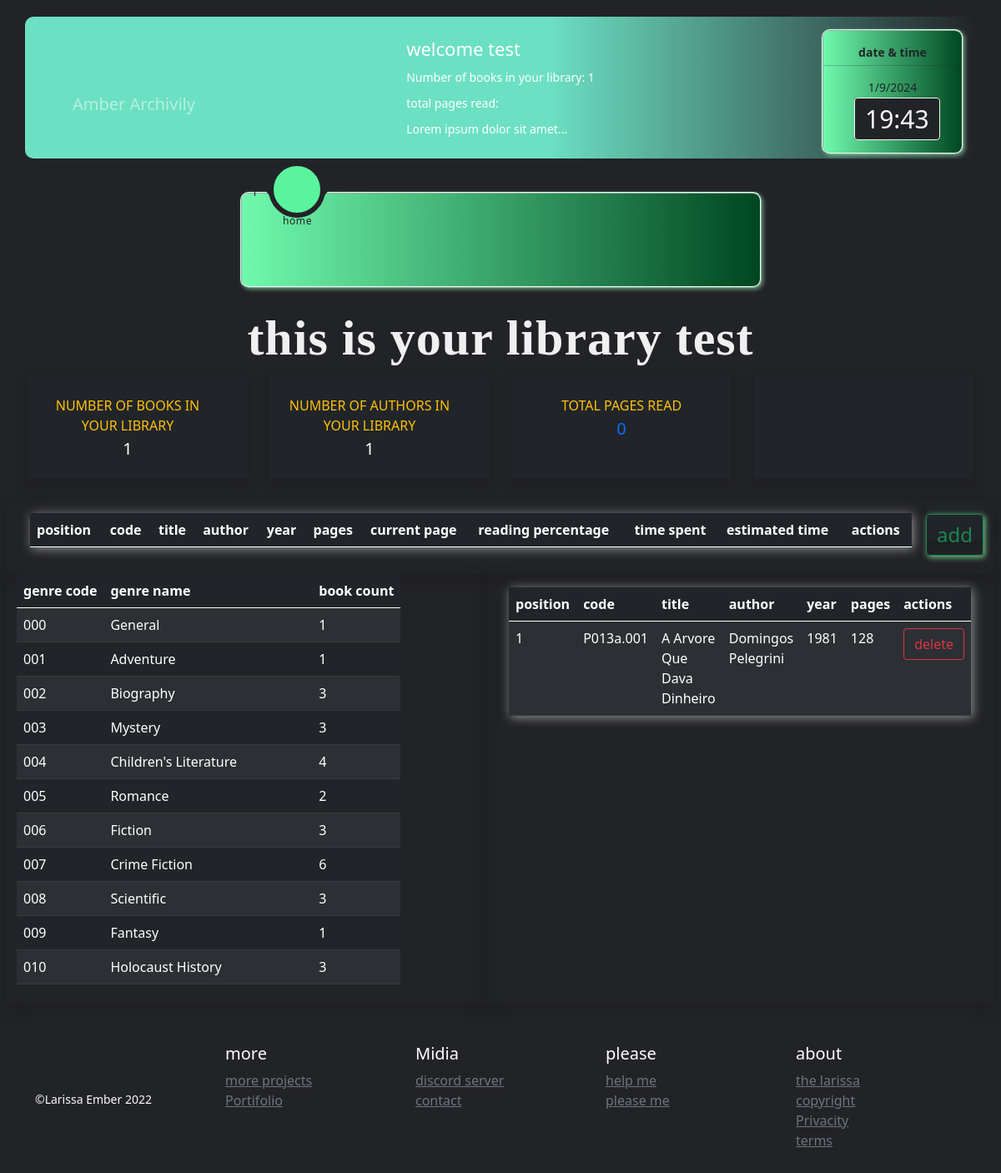
Screenshot of /about_your_library (signed in) with the database file from the repository.
### app/__init__.py (models this page shows, shortened)
class User(db.Model):
    __tablename__ = 'users'
    id = db.Column(db.Integer, primary_key=True)
    username = db.Column(db.String(), unique=True, nullable=False)
    password_hash = db.Column(db.String(), nullable=False)
    name = db.Column(db.String(), nullable=False)
    books = db.relationship('Book', backref='user', lazy=True)
    user_readings = db.relationship('UserReadings', backref='user', lazy=True)  # Adicione este atributo de relacionamento
    @property
    def is_authenticated(self):
        return True

class Book(db.Model):
    __tablename__ = 'books'
    id = db.Column(db.Integer, primary_key=True)
    code = db.Column(db.String(8), unique=True, nullable=False)
    title = db.Column(db.String(200), nullable=False)
    author = db.Column(db.String(100), nullable=False)
    publisher = db.Column(db.String(100), nullable=False)
    year = db.Column(db.Integer, nullable=False)
    pages = db.Column(db.Integer, nullable=False)
    status = db.Column(db.String(50), nullable=False)  # 'available', 'borrowed', or 'ex-libris'
    format = db.Column(db.String(50), nullable=False)  # 'physical', 'e-book', or 'pdf'
    read = db.Column(db.String(10), nullable=False)
    genre = db.Column(db.String(50), nullable=False)
    completion_date = db.Column(db.String(11), nullable=True)
    user_id = db.Column(db.Integer, db.ForeignKey('users.id'), nullable=False)
    user_readings = db.relationship('UserReadings', backref='book', lazy=True)  # Adicione este atributo de relacionamento
    loan_id = db.Column(db.Integer, db.ForeignKey('loans.id'), nullable=True)  # Chave estrangeira para a tabela Loan

### app/controllers/defaut.py (the view)
@app.route('/about_your_library')
def about_your_library():
    user_readings = current_user.user_readings
    user = get_logged_in_user()
    if not user:
        return redirect('/login')
    if db.session.query(func.sum(Book.pages)).filter(Book.read == 'read').scalar() != None:
        total_pages_completed = db.session.query(
            func.sum(Book.pages)).filter(Book.read == 'read').scalar()
    else:
        total_pages_completed = 0
    if db.session.query(func.sum(UserReadings.current_page)).filter(UserReadings.user_id == current_user.id).scalar() != None:
        total_pages_in_progress = db.session.query(func.sum(UserReadings.current_page)).filter(
            UserReadings.user_id == current_user.id).scalar()
    else:
        total_pages_in_progress = 0
    sum_pages = total_pages_in_progress + total_pages_completed
    genre_counts = db.session.query(
        Book.genre, func.count(Book.id)).group_by(Book.genre).all()
    borrowed_books = Book.query.filter_by(status='borrowed').all()
    return render_template('about_your_library.html', book_genres=book_genres, user_readings=user_readings, sum_pages=sum_pages, genre_counts=genre_counts, borrowed_books=borrowed_books)

### app/templates/about_your_library.html (shortened to what this page needs)
{% extends 'base.html' %}
{% block content %}
<div class="container-fluid">
    <div class="text-white text-center">
        <h1>this is your library {{ current_user.username }}</h1>
        <div class="row">
            <div class="col-xl-3 col-md-6 mb-4">
                <a href="/your_collection" style="text-decoration: none;" class="list">
                    <div class="card bg-dark border-left-warning shadow h-100 py-2 text-white">
                        <div class="card-body">
                            <div class="row no-gutters align-items-center">
                                <div class="col mr-2">
                                    <div class="text-xs font-weight-bold text-warning text-uppercase mb-1">
                                        number of books in your library</div>
                                    <div class="h5 mb-0 font-weight-bold ">{{ current_user.books|length }}</div>
                                </div>
                            </div>
                        </div>
                    </div>
                </a>
            </div>
            <div class="col-xl-3 col-md-6 mb-4">
                <a href="#" style="text-decoration: none;" class="authour">
                    <div class="card bg-dark border-left-warning shadow h-100 py-2 text-white">
                        <div class="card-body">
                            <div class="row no-gutters align-items-center">
                                <div class="col mr-2">
                                    <div class="text-xs font-weight-bold text-warning text-uppercase mb-1">
                                        Number of authors in your library
                                    </div>
                                    <div class="h5 mb-0 font-weight-bold">{{
                                        current_user.books|map(attribute='author')|unique|list|length }}</div>
                                </div>
                            </div>
                        </div>
                    </div>
                </a>
            </div>
            <div class="col-xl-3 col-md-6 mb-4">
                <a href="/your_collection" style="text-decoration: none;" class="active">
                    <div class="card bg-dark border-left-warning shadow h-100 py-2">
                        <div class="card-body">
                            <div class="row no-gutters align-items-center">
                                <div class="col mr-2">
                                    <div class="text-xs font-weight-bold text-warning text-uppercase mb-1">Total Pages
                                        Read</div>
                                    <div class="h5 mb-0 font-weight-bold text-gray-800">{{ sum_pages or 0 }}
                                    </div>
                                </div>
                            </div>
                        </div>
                    </div>
                </a>
            </div>
            <div class="col-xl-3 col-md-6 mb-4">
                <a href="/your_collection" style="text-decoration: none;" class="active">
                    <div class="card bg-dark border-left-warning shadow h-100 py-2">
                    </div>
                </a>
            </div>
        </div>
    </div>
</div>
<div class="row">
    <div class="col shadow d-flex justify-content-center">
        <div id="book-genres-table" style="width: auto;" class="card-body table-responsive">
            <table class="table table-striped table-hover table-dark">
                <thead>
                    <tr>
                        <th>position</th>
                        <th>code</th>
                        <th>title</th>
                        <th>author</th>
                        <th>year</th>
                        <th>pages</th>
                        <th>current page</th>
                        <th>reading percentage</th>
                        <th>time spent</th>
                        <th>estimated time</th>
                        <th>actions</th>
                    </tr>
                </thead>
            </table>
        </div>
        <div class=" mb-4" style="max-width: 100px; max-height: 50px;">
            <div class="card bg-dark border-left-warning shadow h-100 py-3">
                <a href="/search" class="btn btn-outline-success"
                    style="font-size: 24px; box-shadow: 2px 2px 7px rgb(119, 200, 139);">add</a>
            </div>
        </div>
    </div>
    <div class="col shadow d-flex">
        <div id="book-genres-table" style="width: auto; max-height: 500px; margin-bottom: 15px;"
            class="table-responsive overflow-auto">
            <table class="table table-striped table-hover table-dark">
                <thead>
                    <tr>
                        <th>genre code</th>
                        <th>genre name</th>
                        <th>book count</th>
                    </tr>
                </thead>
                <tbody>
                    {% for code, name in book_genres.items() %}
                    <tr>
                        <td>{{ code }}</td>
                        <td>{{ name }}</td>
                        {% if loop.index0 < genre_counts|length %} <td>{{ genre_counts[loop.index0][1] }}</td>
                            {% else %}
                            <td>0</td>
                            {% endif %}
                    </tr>
                    {% endfor %}
                </tbody>
            </table>
        </div>
    </div>
    <div class="col shadow d-flex justify-content-center">
        <div id="book-genres-table" style="width: auto;" class="card-body table-responsive">
            <table class="table table-striped table-hover table-dark">
                <thead>
                    <tr>
                        <th>position</th>
                        <th>code</th>
                        <th>title</th>
                        <th>author</th>
                        <th>year</th>
                        <th>pages</th>
                        <th>actions</th>
                    </tr>
                </thead>
                <tbody>
                    {% for borrowed in borrowed_books %}
                    <tr>
                        <td>{{ loop.index }}</td>
                        <td>{{ borrowed.code }}</td>
                        <td>{{ borrowed.title }}</td>
                        <td>{{ borrowed.author }}</td>
                        <td>{{ borrowed.year }}</td>
                        <td>{{ borrowed.pages }}</td>
                        <td>
                            <button class="btn btn-outline-danger"
                                onclick="changeStatus({{ borrowed.id }})">delete</button>
                        </td>
                    </tr>
                    {% endfor %}
                </tbody>
            </table>
        </div>
    </div>
</div>
{% endblock %}

### app/templates/base.html (shortened to what this page needs)
<!DOCTYPE html>
<html lang="en">
<head>
  <link rel="stylesheet" href="../static/css/fonts.css" type="text/css">
  <link rel="stylesheet" href="https://cdn.jsdelivr.net/npm/bootstrap@5.0.1/dist/css/bootstrap.min.css">
  <link rel="stylesheet" href="{{ url_for('static', filename='css/style.css') }}">
</head>
<body>
  <div class="d-none d-md-block d-lg-block d-xl-block">
    <header>
      {% if current_user.is_authenticated %}
      <div id="hide" class="container bg-dark text-white">
        <a class="navbar-brand text-white-50" href="/home">Amber Archivily</a>
        <div class="navbar-text">
          {% if current_user.is_authenticated %}
          <h2>welcome {{ current_user.username }}</h2>
          <p>Number of books in your library: {{ current_user.books|length }}</p>
          <p>total pages read: </p>
          <p>Lorem ipsum dolor sit amet...</p>
          {% endif %}
          <div class="datetime">
            <p class="text-dark fw-bold">date & time</p>
            <hr class="bg-dark">
            <p class="text-dark"><span id="date"></span>
            </p>
            <div>
              <time></time>
            </div>
          </div>
        </div>
      </div> {% endif %}
      <div class="d-none d-md-block d-lg-block d-xl-block">
        <nav class="">
          <div class="navigation">
            <ul>
              <li class="list active">
                <a href="/home">
                  <span class="text">home</span>
                </a>
              </li>
              <li class="list">
              </li>
              <li class="list">
              </li>
              <li class="list">
              </li>
              <li class="list">
              </li>
              <li class="list">
              </li>
              <li class="list">
              </li>
              {% if current_user.is_authenticated %}
              <li class="list">
              </li>
              {% endif %}
              <div class="indicator"></div>
            </ul>
          </div>
        </nav>
      </div>
    </header>
  </div>
  <br>
  <main>
    {% block content %}
    {% endblock %}
  </main>
  <footer class="container py-5 d-none d-md-block d-lg-block d-xl-block">
    <div class="row">
      <div class="col-12 col-md">
        <br>
        <small class="d-block mb-3 text-light">&copy;Larissa Ember 2022</small>
      </div>
      <div class="col-6 col-md">
        <h5 class="text-white">more</h5>
        <ul class="list-unstyled text-small">
          <li><a class="link-secondary" href="#">more projects</a></li>
          <li><a class="link-secondary" href="#">Portifolio</a></li>
        </ul>
      </div>
      <div class="col-6 col-md">
        <h5 class="text-white">Midia</h5>
        <ul class="list-unstyled text-small">
          <li><a class="link-secondary" href="https://discord.gg/jWzjDQSE">discord server</a></li>
          <li><a class="link-secondary" href="/profile">contact</a></li>
        </ul>
      </div>
      <div class="col-6 col-md">
        <h5 class="text-white">please</h5>
        <ul class="list-unstyled text-small">
          <li><a class="link-secondary" href="/help">help me</a></li>
          <li><a class="link-secondary" href="#">please me</a></li>
        </ul>
      </div>
      <div class="col-6 col-md">
        <h5 class="text-white">about</h5>
        <ul class="list-unstyled text-small">
          <li><a class="link-secondary" href="/profile">the larissa</a></li>
          <li><a class="link-secondary" href="/copyright">copyright</a></li>
          <li><a class="link-secondary" href="/only_fans">Privacity</a></li>
          <li><a class="link-secondary" href="/terms">terms</a></li>
        </ul>
      </div>
    </div>
  </footer>
</body>
</html>

### rows the page displays
User: username "test"
Book: code "P013a.001", title "A Arvore Que Dava Dinheiro", author "Domingos Pelegrini", year "1981", pages "128"

### other values shown
{{ current_user.books|length }} "1"
{{ current_user.books|map(attribute='author')|unique|list|length }} "1"
{{ sum_pages or 0 }} "0"
{{ code }} "000" "001" "002" "003" "004" "005" "006" "007" "008" "009" "010"
{{ name }} "General" "Adventure" "Biography" "Mystery" "Children's Literature" "Romance" "Fiction" "Crime Fiction" "Scientific" "Fantasy" "Holocaust History"
{{ genre_counts[loop.index0][1] }} "1" "1" "3" "3" "4" "2" "3" "6" "3" "1" "3"
